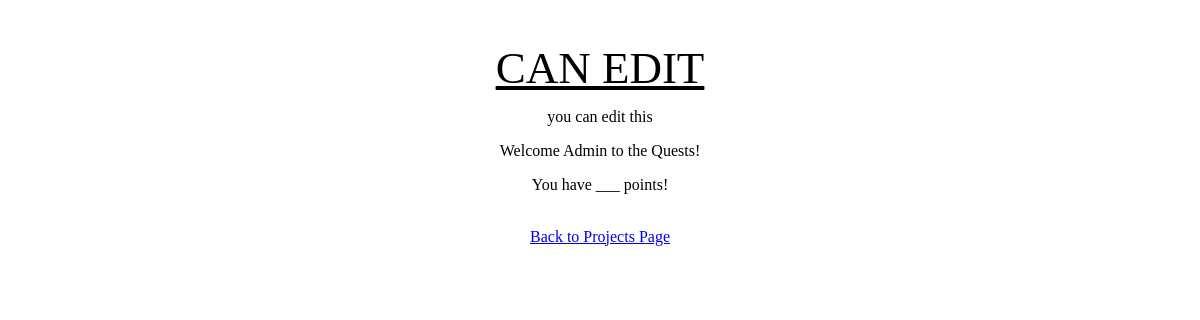
Before: /quest/admin_home_view_only/13 with the older database file.
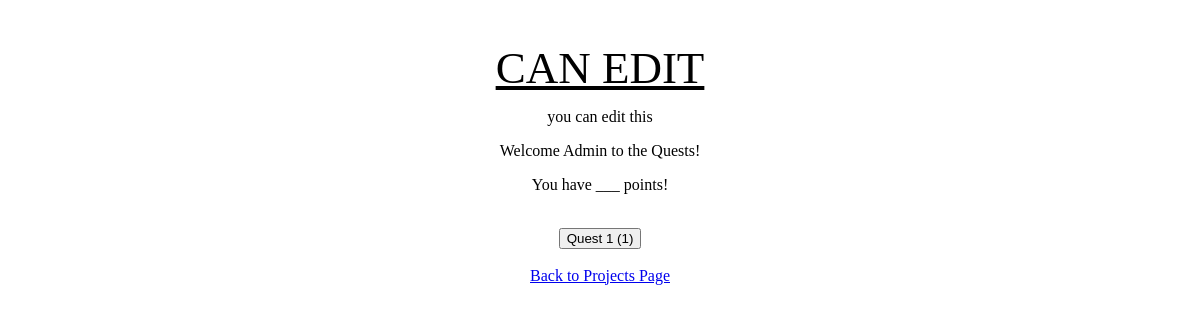
After: the same page with the newer database file.
### quest_extension/models.py (models this page shows)
class Quest(models.Model):
    project = models.ForeignKey(Project, on_delete=models.CASCADE)
    quest_name = models.CharField(max_length=250)
    quest_description = models.CharField(max_length=1000, blank=True, null=True)
    quest_points_earned = models.IntegerField()
    deleted = models.BooleanField(default=False)
    time_modified = models.DateTimeField(auto_now=True)
    quest_path_number = models.IntegerField()

### quest_extension/views.py (the view)
# urls.py: path('admin_home_view_only/<project_id>', views.admin_home_view_only),
def admin_home_view_only(request, project_id):
    current_project = Project.objects.get(id = project_id)
    quests = Quest.objects.filter(project = current_project).order_by('quest_path_number')
    context = {'quests':quests, 'current_project': current_project}
    return render(request, 'quest_extension/admin_home_view_only.html', context)

### quest_extension/templates/quest_extension/admin_home_view_only.html
{% extends 'quest_extension/admin_home_base.html' %}
{% block redirect_to_quest_page %}
    {% for quest in quests %}
        <br>
        <form method='GET' action='/quest/admin_quest_page_view_only/{{quest.id}}'>
            <button type='submit'>{{quest.quest_name}} ({{quest.quest_path_number }})</button>
        </form>
    {% endfor %}
{% endblock %}

Changed rows visible on the page:
added Quest: quest_name "Quest 1", quest_path_number "1"
